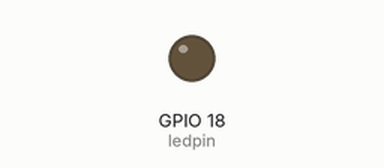
This program was run on a simulated Raspberry Pi (BCM pin numbers). On the bench: output pins drawn as LEDs (lit = HIGH). What the program prints to the terminal is not drawn. At 2.0 s the program stops and its outputs stay as they are.

Above: at 2.1 s.
Timing chart, 0 to 3.5 s (numbered marks = the images above):
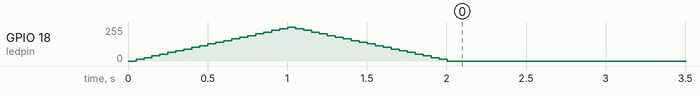

The program:

ledTest.py
```python
import RPi.GPIO as GPIO
from time import sleep

GPIO.setmode(GPIO.BCM) # GPIO Numbers instead of board numbers
ledpin = 18
GPIO.setup(ledpin, GPIO.OUT)
pwm=GPIO.PWM(ledpin, 1000) #1kHz
counter = 0
dc=0
pwm.start(dc)

try:
	for dc in range(0,101,5):
		pwm.ChangeDutyCycle(dc)
		sleep(.05)
		print (dc)
	for dc in range(95, 0, -5):    # Loop 95 to 5 stepping dc down by 5 each loop
		pwm.ChangeDutyCycle(dc)
		sleep(0.05)             # wait .05 seconds at current LED brightness
		print(dc)

	print ("done!")

except KeyboardInterrupt:

	print ("\nOh no!")

finally:
	GPIO.cleanup()
```

Measured:
- by itself, GPIO 18 (ledpin): rises from 0/255 to 255/255 in 0.95 s, then falls to 0/255 in 1.0 s
